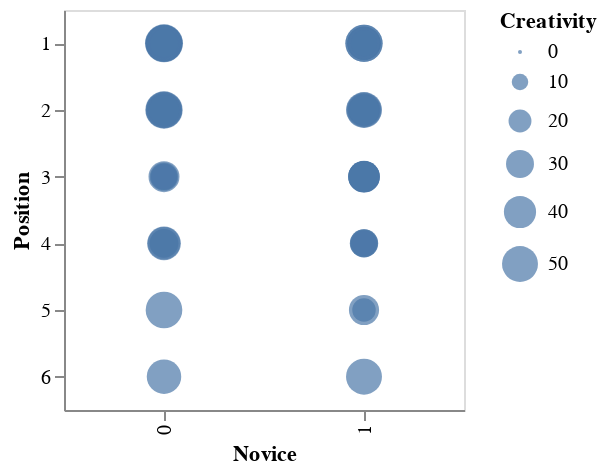

Here is the notebook cell this chart was saved with:
### Code cell
# 2D Size Map
alt.Chart(data).mark_circle().encode(
    x='gender:N',
    y='recode:N',
    size='time:Q'
).properties(
    height = 200,
    width = 200
)

### Figure 1 — Vega-Lite specification as saved in the notebook (floating-point values rounded to 4 significant figures)
{"config": {"view": {"continuousWidth": 400, "continuousHeight": 300}}, "data": {"name": "data-4ffd5b5505ca846f21f4f9c23f4f1061"}, "mark": "circle", "encoding": {"size": {"field": "Creativity", "type": "quantitative"}, "x": {"field": "Novice", "type": "nominal"}, "y": {"field": "Position", "type": "nominal"}}, "height": 200, "width": 200, "$schema": "https://vega.github.io/schema/vega-lite/v4.17.0.json", "datasets": {"data-4ffd5b5505ca846f21f4f9c23f4f1061": [{"Unnamed: 0": 1, "Creativity": 53, "Position": 1, "Novice": 0}, {"Unnamed: 0": 2, "Creativity": 36, "Position": 3, "Novice": 1}, {"Unnamed: 0": 3, "Creativity": 31, "Position": 4, "Novice": 0}, {"Unnamed: 0": 4, "Creativity": 43, "Position": 2, "Novice": 0}, {"Unnamed: 0": 5, "Creativity": 30, "Position": 4, "Novice": 1}, {"Unnamed: 0": 6, "Creativity": 41, "Position": 1, "Novice": 0}, {"Unnamed: 0": 7, "Creativity": 32, "Position": 4, "Novice": 0}, {"Unnamed: 0": 8, "Creativity": 54, "Position": 1, "Novice": 1}, {"Unnamed: 0": 9, "Creativity": 47, "Position": 2, "Novice": 1}, {"Unnamed: 0": 10, "Creativity": 50, "Position": 2, "Novice": 0}, {"Unnamed: 0": 11, "Creativity": 56, "Position": 1, "Novice": 0}, {"Unnamed: 0": 12, "Creativity": 50, "Position": 1, "Novice": 0}, {"Unnamed: 0": 13, "Creativity": 34, "Position": 1, "Novice": 1}, {"Unnamed: 0": 14, "Creativity": 41, "Position": 4, "Novice": 0}, {"Unnamed: 0": 15, "Creativity": 52, "Position": 5, "Novice": 0}, {"Unnamed: 0": 16, "Creativity": 38, "Position": 1, "Novice": 0}, {"Unnamed: 0": 17, "Creativity": 35, "Position": 2, "Novice": 1}, {"Unnamed: 0": 18, "Creativity": 35, "Position": 3, "Novice": 1}, {"Unnamed: 0": 19, "Creativity": 48, "Position": 1, "Novice": 0}, {"Unnamed: 0": 20, "Creativity": 38, "Position": 1, "Novice": 1}, {"Unnamed: 0": 21, "Creativity": 43, "Position": 2, "Novice": 1}, {"Unnamed: 0": 22, "Creativity": 38, "Position": 3, "Novice": 1}, {"Unnamed: 0": 23, "Creativity": 39, "Position": 1, "Novice": 1}, {"Unnamed: 0": 24, "Creativity": 51, "Position": 1, "Novice": 0}, {"Unnamed: 0": 25, "Creativity": 26, "Position": 3, "Novice": 0}, {"Unnamed: 0": 26, "Creativity": 31, "Position": 4, "Novice": 1}, {"Unnamed: 0": 27, "Creativity": 45, "Position": 1, "Novice": 0}, {"Unnamed: 0": 28, "Creativity": 31, "Position": 3, "Novice": 0}, {"Unnamed: 0": 29, "Creativity": 34, "Position": 2, "Novice": 1}, {"Unnamed: 0": 30, "Creativity": 35, "Position": 5, "Novice": 1}, {"Unnamed: 0": 31, "Creativity": 39, "Position": 2, "Novice": 1}, {"Unnamed: 0": 32, "Creativity": 50, "Position": 2, "Novice": 1}, {"Unnamed: 0": 33, "Creativity": 53, "Position": 1, "Novice": 1}, {"Unnamed: 0": 34, "Creativity": 38, "Position": 2, "Novice": 0}, {"Unnamed: 0": 35, "Creativity": 37, "Position": 3, "Novice": 0}, {"Unnamed: 0": 36, "Creativity": 34, "Position": 2, "Novice": 1}, {"Unnamed: 0": 37, "Creativity": 30, "Position": 1, "Novice": 0}, {"Unnamed: 0": 38, "Creativity": 46, "Position": 6, "Novice": 0}, {"Unnamed: 0": 39, "Creativity": 36, "Position": 2, "Novice": 1}, {"Unnamed: 0": 40, "Creativity": 26, "Position": 1, "Novice": 1}, {"Unnamed: 0": 41, "Creativity": 41, "Position": 1, "Novice": 1}, {"Unnamed: 0": 42, "Creativity": 50, "Position": 6, "Novice": 1}, {"Unnamed: 0": 43, "Creativity": 43, "Position": 1, "Novice": 0}, {"Unnamed: 0": 44, "Creativity": 54, "Position": 2, "Novice": 0}, {"Unnamed: 0": 45, "Creativity": 39, "Position": 1, "Novice": 1}, {"Unnamed: 0": 46, "Creativity": 51, "Position": 2, "Novice": 0}, {"Unnamed: 0": 47, "Creativity": 47, "Position": 1, "Novice": 0}, {"Unnamed: 0": 48, "Creativity": 38, "Position": 3, "Novice": 1}, {"Unnamed: 0": 49, "Creativity": 32, "Position": 1, "Novice": 0}, {"Unnamed: 0": 50, "Creativity": 28, "Position": 4, "Novice": 1}, {"Unnamed: 0": 51, "Creativity": 39, "Position": 1, "Novice": 0}, {"Unnamed: 0": 52, "Creativity": 42, "Position": 1, "Novice": 1}, {"Unnamed: 0": 53, "Creativity": 44, "Position": 2, "Novice": 0}, {"Unnamed: 0": 54, "Creativity": 21, "Position": 5, "Novice": 1}, {"Unnamed: 0": 55, "Creativity": 43, "Position": 1, "Novice": 1}, {"Unnamed: 0": 56, "Creativity": 39, "Position": 3, "Novice": 1}, {"Unnamed: 0": 57, "Creativity": 42, "Position": 1, "Novice": 1}, {"Unnamed: 0": 58, "Creativity": 35, "Position": 2, "Novice": 0}, {"Unnamed: 0": 59, "Creativity": 52, "Position": 1, "Novice": 0}, {"Unnamed: 0": 60, "Creativity": 39, "Position": 1, "Novice": 0}, {"Unnamed: 0": 61, "Creativity": 45, "Position": 1, "Novice": 0}, {"Unnamed: 0": 62, "Creativity": 25, "Position": 4, "Novice": 1}, {"Unnamed: 0": 63, "Creativity": 41, "Position": 1, "Novice": 1}, {"Unnamed: 0": 64, "Creativity": 35, "Position": 3, "Novice": 1}, {"Unnamed: 0": 65, "Creativity": 27, "Position": 3, "Novice": 0}, {"Unnamed: 0": 66, "Creativity": 44, "Position": 4, "Novice": 0}, {"Unnamed: 0": 67, "Creativity": 37, "Position": 3, "Novice": 1}, {"Unnamed: 0": 68, "Creativity": 40, "Position": 1, "Novice": 1}]}}
